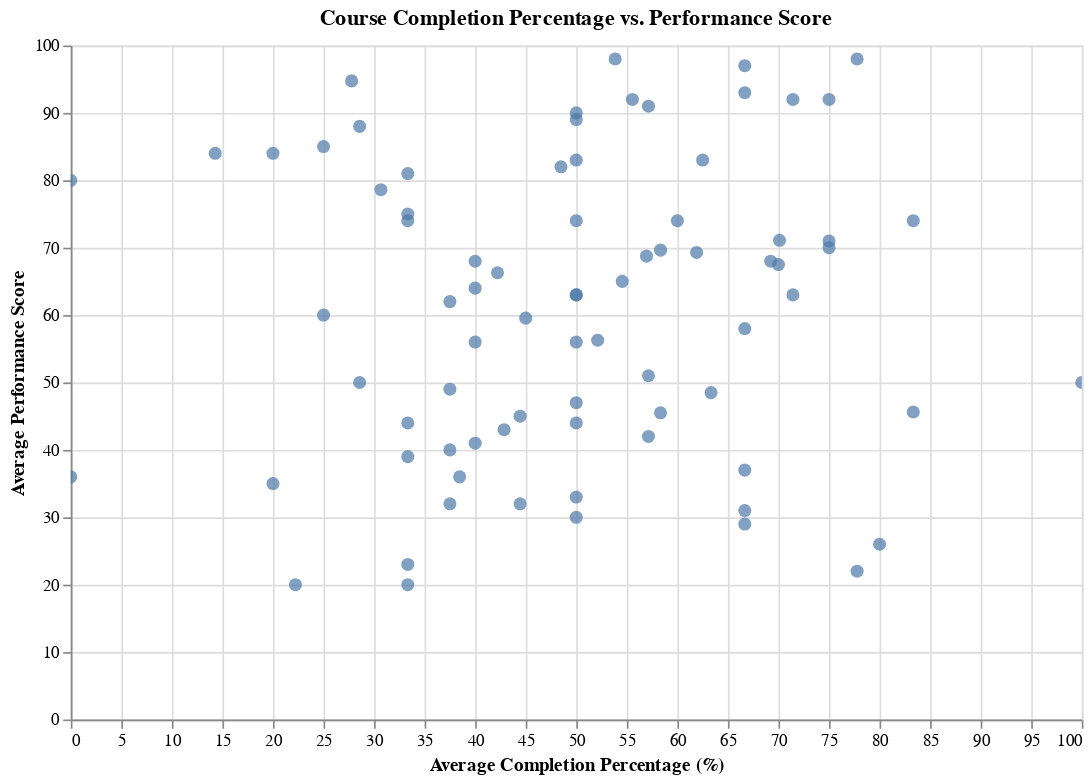

Notebook source saved alongside this figure:
### Markdown cell above
Hypothesis: Employees with a higher completion percentage in courses achieve higher performance scores.

### Code cell
performance_summary = employee_performance.groupby(['user_id', 'name', 'designation']).agg({
    'completion_percentage': 'mean',
    'performance_score': 'mean'
}).reset_index()

# Create an interactive scatter plot
chart1 = alt.Chart(performance_summary).mark_circle(size=60).encode(
    x=alt.X('completion_percentage:Q', title='Average Completion Percentage (%)'),
    y=alt.Y('performance_score:Q', title='Average Performance Score'),
    tooltip=['completion_percentage', 'performance_score']
).properties(
    title='Course Completion Percentage vs. Performance Score',
    width=600,
    height=400
).interactive()

chart1.show()

### Figure 1 — Vega-Lite specification as saved in the notebook (floating-point values rounded to 4 significant figures)
{"config": {"view": {"continuousWidth": 300, "continuousHeight": 300}}, "data": {"name": "data-a696494f2d3736d8332929dcf27b5f61"}, "mark": {"type": "circle", "size": 60}, "encoding": {"tooltip": [{"field": "completion_percentage", "type": "quantitative"}, {"field": "performance_score", "type": "quantitative"}], "x": {"field": "completion_percentage", "title": "Average Completion Percentage (%)", "type": "quantitative"}, "y": {"field": "performance_score", "title": "Average Performance Score", "type": "quantitative"}}, "height": 400, "params": [{"name": "param_1", "select": {"type": "interval", "encodings": ["x", "y"]}, "bind": "scales"}], "title": "Course Completion Percentage vs. Performance Score", "width": 600, "$schema": "https://vega.github.io/schema/vega-lite/v5.20.1.json", "datasets": {"data-a696494f2d3736d8332929dcf27b5f61": [{"user_id": "0e102525-4073-488a-904e-c5f00a709555", "name": "Terry Pena", "designation": "Software Tester", "completion_percentage": 44.44, "performance_score": 45.0}, {"user_id": "10411182-6a30-41fb-b24c-1242a632057e", "name": "Erik Owens", "designation": "Data Scientist", "completion_percentage": 83.33, "performance_score": 74.0}, {"user_id": "16eda4ba-42cd-4b9f-9db9-3a0e0285cab5", "name": "Amanda Hayden", "designation": "Data Scientist", "completion_percentage": 50.0, "performance_score": 89.0}, {"user_id": "17c2a5fb-7682-45e3-9bd0-2ddc6431ef00", "name": "Carol Howard", "designation": "Data Scientist", "completion_percentage": 75.0, "performance_score": 92.0}, {"user_id": "1c4b38aa-0361-49eb-a5bd-372a50bc990e", "name": "James Matthews", "designation": "AI Specialist", "completion_percentage": 40.0, "performance_score": 56.0}, {"user_id": "1d190915-1796-4d7a-8781-caf004beb2c1", "name": "Mrs. Leslie Juarez", "designation": "Data Engineer", "completion_percentage": 57.14, "performance_score": 42.0}, {"user_id": "1d695e42-7c4c-45e1-be9f-0ad55f946d5e", "name": "Mary Chapman", "designation": "UI/UX Designer", "completion_percentage": 40.0, "performance_score": 41.0}, {"user_id": "1fb9677c-31b8-45ef-8d90-107c5f7f117e", "name": "Hunter Johnson", "designation": "Data Scientist", "completion_percentage": 33.33, "performance_score": 81.0}, {"user_id": "209d9804-e95e-44c2-bdf1-5ac81c0fc911", "name": "Christopher Martin", "designation": "Web Developer", "completion_percentage": 50.0, "performance_score": 63.0}, {"user_id": "283bf16a-8751-4486-af60-9582cf7b8152", "name": "Jennifer Brown", "designation": "Cybersecurity Specialist", "completion_percentage": 57.14, "performance_score": 91.0}, {"user_id": "2c7fc651-e5b7-4a60-ac2e-d510734efef1", "name": "Riley Blake", "designation": "Data Scientist", "completion_percentage": 66.67, "performance_score": 97.0}, {"user_id": "2dd31992-9126-445e-ad42-779e8b16bb10", "name": "Heather Freeman", "designation": "Cybersecurity Specialist", "completion_percentage": 66.67, "performance_score": 58.0}, {"user_id": "2f141ed2-8e58-4b44-acf7-7dc8999deb6d", "name": "Jessica Miller", "designation": "UI/UX Designer", "completion_percentage": 42.86, "performance_score": 43.0}, {"user_id": "31b8afe5-8641-4d09-955e-ca97ee373f0b", "name": "Shane Lewis", "designation": "Web Developer", "completion_percentage": 33.33, "performance_score": 44.0}, {"user_id": "31d9429a-5936-4ff9-8553-ea9aaacdc1d6", "name": "Michael Ruiz", "designation": "Data Scientist", "completion_percentage": 33.33, "performance_score": 39.0}, {"user_id": "326fa305-42e0-4ae6-84b6-dadda8b37e96", "name": "Tammy Anderson", "designation": "Mobile Developer", "completion_percentage": 20.0, "performance_score": 84.0}, {"user_id": "48247a82-c81c-4e7f-a7ef-00d92a9c6104", "name": "Christina Zamora", "designation": "Mobile Developer", "completion_percentage": 57.14, "performance_score": 51.0}, {"user_id": "4a08884d-150e-4aab-8660-dd2ea51b0c26", "name": "Matthew Barnes", "designation": "Cybersecurity Specialist", "completion_percentage": 75.0, "performance_score": 71.0}, {"user_id": "4ab1758f-ee23-484d-99d8-463a17876377", "name": "Chad Miller DDS", "designation": "Web Developer", "completion_percentage": 0.0, "performance_score": 80.0}, {"user_id": "4bd9cb18-4034-4b47-9467-7041469f27b9", "name": "Wayne Rogers", "designation": "Cybersecurity Specialist", "completion_percentage": 50.0, "performance_score": 74.0}, {"user_id": "4ee040f5-4e74-452c-826b-1c432a5fcdba", "name": "Michael Nelson", "designation": "Cybersecurity Specialist", "completion_percentage": 50.0, "performance_score": 83.0}, {"user_id": "5b42e76b-9fff-413e-97fd-c54f689a0a2d", "name": "Lisa Richardson", "designation": "DevOps Engineer", "completion_percentage": 33.33, "performance_score": 20.0}, {"user_id": "5ddf51cd-9bde-4afe-9961-8ad455b80030", "name": "Michael Travis", "designation": "Software Tester", "completion_percentage": 77.78, "performance_score": 98.0}, {"user_id": "5ea948d4-bd49-40b3-a880-39bbf6f0212d", "name": "Kaitlyn Wall", "designation": "AI Specialist", "completion_percentage": 30.68, "performance_score": 78.6}, {"user_id": "603b5980-472e-4c94-aa8b-3c66f80bdefb", "name": "Rebecca Wilson", "designation": "Data Scientist", "completion_percentage": 44.44, "performance_score": 32.0}, {"user_id": "63a791f3-8ccd-4269-85f8-aab7e3c24238", "name": "Felicia Moore", "designation": "Web Developer", "completion_percentage": 50.0, "performance_score": 56.0}, {"user_id": "63fed41f-a04e-4d8d-8305-a94dcbf4ffce", "name": "Maria Bailey", "designation": "Mobile Developer", "completion_percentage": 37.5, "performance_score": 49.0}, {"user_id": "644aab86-cfc3-4e76-9024-15c043514d03", "name": "Dawn Gordon", "designation": "Software Tester", "completion_percentage": 33.33, "performance_score": 75.0}, {"user_id": "69e35946-d3fa-46d7-aafb-c886472f1c29", "name": "Christopher Wright", "designation": "AI Specialist", "completion_percentage": 58.33, "performance_score": 45.5}, {"user_id": "6c7d0eb6-cf70-47f0-a231-2ea13472a27d", "name": "Crystal Doyle", "designation": "Data Engineer", "completion_percentage": 28.57, "performance_score": 88.0}, {"user_id": "6fac127f-ea59-48d5-8b5f-2551cacbf07a", "name": "Joshua Walker", "designation": "Software Tester", "completion_percentage": 37.5, "performance_score": 40.0}, {"user_id": "7082f1cf-1c65-4554-8392-87d84dc74209", "name": "Ian Nelson", "designation": "Cybersecurity Specialist", "completion_percentage": 25.0, "performance_score": 60.0}, {"user_id": "74142ada-0596-467d-8f3c-4c81a19368ab", "name": "Sandra Daniel", "designation": "Data Engineer", "completion_percentage": 61.9, "performance_score": 69.3}, {"user_id": "769946e5-25bd-4af4-bc79-0fe0c030d392", "name": "Alicia Taylor", "designation": "Cybersecurity Specialist", "completion_percentage": 37.5, "performance_score": 62.0}, {"user_id": "80c9bae6-95a5-43fc-8ca6-bcd1d53b52a3", "name": "William Robinson", "designation": "Cybersecurity Specialist", "completion_percentage": 100.0, "performance_score": 50.0}, {"user_id": "816abb4a-9b8d-4502-adc5-60f071eaee83", "name": "Susan Ward", "designation": "Cybersecurity Specialist", "completion_percentage": 37.5, "performance_score": 32.0}, {"user_id": "821775fe-ca53-489e-aa66-6721898b6e4a", "name": "Omar Smith", "designation": "Data Scientist", "completion_percentage": 69.23, "performance_score": 68.0}, {"user_id": "835d7fe7-3085-49ab-b2be-0add4c08d386", "name": "Marc Guerrero", "designation": "AI Specialist", "completion_percentage": 50.0, "performance_score": 44.0}, {"user_id": "83b79cb1-5db7-4a0f-ac2a-569f4ef5c4cb", "name": "Sherri Spence", "designation": "Software Tester", "completion_percentage": 14.29, "performance_score": 84.0}, {"user_id": "848c1cfb-848b-4dcf-8a14-f9c5a04520e4", "name": "Brett Owen", "designation": "AI Specialist", "completion_percentage": 80.0, "performance_score": 26.0}, {"user_id": "8769cb06-8253-4262-bad1-8ebcff93b99e", "name": "Frederick Rice", "designation": "AI Specialist", "completion_percentage": 66.67, "performance_score": 31.0}, {"user_id": "87bcfb16-4d03-44fc-966f-6a3682ac11d2", "name": "Autumn Rice", "designation": "AI Specialist", "completion_percentage": 20.0, "performance_score": 35.0}, {"user_id": "96392b1e-2dfb-47ad-a524-8d589bf474c4", "name": "Mr. Richard Salazar", "designation": "Data Engineer", "completion_percentage": 71.43, "performance_score": 63.0}, {"user_id": "96d79700-8fa5-4092-a3cc-cbf34f530452", "name": "Kirk Payne", "designation": "Data Engineer", "completion_percentage": 53.85, "performance_score": 98.0}, {"user_id": "984bac18-1b2c-4cb3-9b98-e15f4b0c3c7e", "name": "Tammy Castillo", "designation": "Mobile Developer", "completion_percentage": 38.46, "performance_score": 36.0}, {"user_id": "985f366a-3289-431c-beda-ffbb912d7016", "name": "Lisa Marquez", "designation": "Data Scientist", "completion_percentage": 70.0, "performance_score": 67.5}, {"user_id": "9fa8af1b-97b3-4517-a6ab-02f112e50671", "name": "April Underwood", "designation": "AI Specialist", "completion_percentage": 48.48, "performance_score": 82.0}, {"user_id": "a7c421b1-de32-40bc-8b2e-9f0efef4d7c6", "name": "Maria Hunter", "designation": "Mobile Developer", "completion_percentage": 54.55, "performance_score": 65.0}, {"user_id": "a904b0a7-38b0-4991-8e1f-e9b96df16c7e", "name": "Angela Cruz", "designation": "Data Engineer", "completion_percentage": 66.67, "performance_score": 37.0}, {"user_id": "aa9a89b8-3bc9-4935-8e84-d592c8487ffb", "name": "Justin Bender", "designation": "UI/UX Designer", "completion_percentage": 52.12, "performance_score": 56.27}, {"user_id": "ae775e89-bb80-425a-b52d-788c180890d9", "name": "Taylor Sandoval", "designation": "Web Developer", "completion_percentage": 60.0, "performance_score": 74.0}, {"user_id": "b23fb85f-8715-4cd0-8e03-6844b7e4df03", "name": "Nathaniel Price", "designation": "AI Specialist", "completion_percentage": 77.78, "performance_score": 22.0}, {"user_id": "b3a28440-12f4-4d6b-80dc-e60f91dca2f4", "name": "Christy Jordan", "designation": "AI Specialist", "completion_percentage": 70.1, "performance_score": 71.09}, {"user_id": "b7154f0a-c47f-4f45-894d-4208cac1e1f8", "name": "Anthony Hunter", "designation": "UI/UX Designer", "completion_percentage": 50.0, "performance_score": 63.0}, {"user_id": "b799be0a-4072-45d5-a159-80edc82c3f69", "name": "Travis Davis", "designation": "UI/UX Designer", "completion_percentage": 28.57, "performance_score": 50.0}, {"user_id": "b8320aaf-af61-4f59-a6f4-ed314015fac9", "name": "Christopher Jones", "designation": "Web Developer", "completion_percentage": 25.0, "performance_score": 85.0}, {"user_id": "b857e691-da88-48fa-a89e-88b2b1ccdcb5", "name": "Eric Stevenson", "designation": "Software Tester", "completion_percentage": 22.22, "performance_score": 20.0}, {"user_id": "b8b39324-37e7-4f29-b067-7754683a7d6e", "name": "Pamela Pruitt", "designation": "Data Scientist", "completion_percentage": 71.43, "performance_score": 92.0}, {"user_id": "bb38036c-2d7c-4716-8a6e-ad23282af04e", "name": "Steven Williams", "designation": "DevOps Engineer", "completion_percentage": 58.33, "performance_score": 69.64}, {"user_id": "bc47e1a9-6e5c-4136-b54a-cf5a49585d27", "name": "Alicia Fischer", "designation": "Data Scientist", "completion_percentage": 66.67, "performance_score": 29.0}, {"user_id": "bee78e4b-a9d2-4615-88a8-1e1f96183592", "name": "Cindy Mcknight", "designation": "Data Scientist", "completion_percentage": 50.0, "performance_score": 33.0}, {"user_id": "bf410702-2bce-4f38-9762-5b20081a4620", "name": "Gary Rice", "designation": "UI/UX Designer", "completion_percentage": 56.94, "performance_score": 68.75}, {"user_id": "c47e7751-8061-434e-bf84-972de2f8a2dd", "name": "Ashley Chapman", "designation": "AI Specialist", "completion_percentage": 62.5, "performance_score": 83.0}, {"user_id": "c58e2291-ce5b-4836-899e-199b661eadea", "name": "Nicholas Dickerson", "designation": "AI Specialist", "completion_percentage": 66.67, "performance_score": 93.0}, {"user_id": "c6599665-e128-4aa2-8751-a6fabab8b7b4", "name": "Julie Gamble", "designation": "AI Specialist", "completion_percentage": 50.0, "performance_score": 30.0}, {"user_id": "cc3a213f-ba7e-4521-b84b-9239a8794f3e", "name": "Christine Anderson", "designation": "Mobile Developer", "completion_percentage": 83.33, "performance_score": 45.64}, {"user_id": "ce4c5434-7f25-4dcf-ac79-6d16fef13f57", "name": "Steve Moran", "designation": "AI Specialist", "completion_percentage": 40.0, "performance_score": 68.0}, {"user_id": "d7350f5e-fbe0-4b21-bd91-0d2cbb53187b", "name": "Jordan Wilson", "designation": "Data Engineer", "completion_percentage": 50.0, "performance_score": 47.0}, {"user_id": "d887ae6f-308e-49c1-b0c4-ae84b1f8b1fe", "name": "Misty Stein", "designation": "Data Scientist", "completion_percentage": 40.0, "performance_score": 64.0}, {"user_id": "e16cf641-f55b-4176-bfd6-4fc02ca38d15", "name": "Stanley Weiss", "designation": "DevOps Engineer", "completion_percentage": 0.0, "performance_score": 36.0}, {"user_id": "e40bba8c-ae9b-4034-8a3b-d51b66db29f0", "name": "Robert Garcia", "designation": "DevOps Engineer", "completion_percentage": 42.21, "performance_score": 66.28}, {"user_id": "e43892ed-3d64-4422-9563-f2983442a01d", "name": "Donald Austin", "designation": "Data Engineer", "completion_percentage": 50.0, "performance_score": 90.0}, {"user_id": "e4fbfc98-2080-45d0-9f13-40b81f4b47f2", "name": "Kathryn Brown", "designation": "Mobile Developer", "completion_percentage": 63.33, "performance_score": 48.5}, {"user_id": "ebd98b4c-9648-40ef-898a-c65d9f995270", "name": "Billy Ray", "designation": "DevOps Engineer", "completion_percentage": 33.33, "performance_score": 23.0}, {"user_id": "eda585ac-feeb-456e-8f43-907fdcdb2d6f", "name": "Anthony Bell", "designation": "Data Engineer", "completion_percentage": 33.33, "performance_score": 74.0}, {"user_id": "f09fd128-0384-4db9-bef6-e614e6220549", "name": "Peter Smith", "designation": "Data Engineer", "completion_percentage": 75.0, "performance_score": 70.0}, {"user_id": "f4242f53-c016-4138-b52f-78522004ad44", "name": "Austin Simmons", "designation": "Cybersecurity Specialist", "completion_percentage": 55.56, "performance_score": 92.0}, {"user_id": "f5818c93-e8ca-4df9-a16f-08d1024d9111", "name": "Kevin Dudley", "designation": "UI/UX Designer", "completion_percentage": 27.78, "performance_score": 94.75}, {"user_id": "f7ba1d77-7fa7-41c7-9915-bbdc1a0f0f89", "name": "Billy Prince", "designation": "UI/UX Designer", "completion_percentage": 45.0, "performance_score": 59.55}]}}
